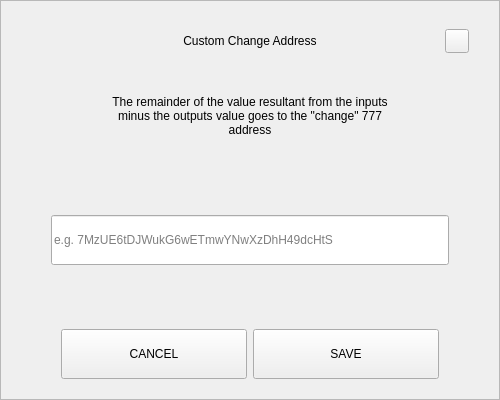
<?xml version="1.0" encoding="UTF-8"?>
<ui version="4.0">
 <class>SendChangeAddressDialog</class>
 <widget class="QDialog" name="SendChangeAddressDialog">
  <property name="geometry">
   <rect>
    <x>0</x>
    <y>0</y>
    <width>500</width>
    <height>400</height>
   </rect>
  </property>
  <property name="windowTitle">
   <string>Dialog</string>
  </property>
  <layout class="QVBoxLayout" name="verticalLayout">
   <property name="spacing">
    <number>0</number>
   </property>
   <property name="leftMargin">
    <number>0</number>
   </property>
   <property name="topMargin">
    <number>0</number>
   </property>
   <property name="rightMargin">
    <number>0</number>
   </property>
   <property name="bottomMargin">
    <number>0</number>
   </property>
   <item>
    <widget class="QFrame" name="frame">
     <property name="styleSheet">
      <string notr="true"/>
     </property>
     <property name="frameShape">
      <enum>QFrame::StyledPanel</enum>
     </property>
     <property name="frameShadow">
      <enum>QFrame::Raised</enum>
     </property>
     <layout class="QVBoxLayout" name="verticalLayout_2" stretch="0,0,0,0,0,0,0">
      <property name="spacing">
       <number>0</number>
      </property>
      <property name="leftMargin">
       <number>30</number>
      </property>
      <property name="topMargin">
       <number>20</number>
      </property>
      <property name="rightMargin">
       <number>30</number>
      </property>
      <property name="bottomMargin">
       <number>20</number>
      </property>
      <item>
       <layout class="QHBoxLayout" name="horizontalLayout_3">
        <property name="spacing">
         <number>0</number>
        </property>
        <item>
         <spacer name="horizontalSpacer_2">
          <property name="orientation">
           <enum>Qt::Horizontal</enum>
          </property>
          <property name="sizeHint" stdset="0">
           <size>
            <width>40</width>
            <height>20</height>
           </size>
          </property>
         </spacer>
        </item>
        <item>
         <widget class="QLabel" name="labelTitle">
          <property name="minimumSize">
           <size>
            <width>0</width>
            <height>40</height>
           </size>
          </property>
          <property name="maximumSize">
           <size>
            <width>16777215</width>
            <height>40</height>
           </size>
          </property>
          <property name="styleSheet">
           <string notr="true">padding-left:24px;</string>
          </property>
          <property name="text">
           <string>Custom Change Address</string>
          </property>
          <property name="alignment">
           <set>Qt::AlignCenter</set>
          </property>
          <property name="margin">
           <number>7</number>
          </property>
         </widget>
        </item>
        <item>
         <spacer name="horizontalSpacer">
          <property name="orientation">
           <enum>Qt::Horizontal</enum>
          </property>
          <property name="sizeHint" stdset="0">
           <size>
            <width>40</width>
            <height>20</height>
           </size>
          </property>
         </spacer>
        </item>
        <item>
         <widget class="QPushButton" name="btnEsc">
          <property name="minimumSize">
           <size>
            <width>24</width>
            <height>24</height>
           </size>
          </property>
          <property name="maximumSize">
           <size>
            <width>24</width>
            <height>24</height>
           </size>
          </property>
          <property name="focusPolicy">
           <enum>Qt::NoFocus</enum>
          </property>
          <property name="text">
           <string/>
          </property>
         </widget>
        </item>
       </layout>
      </item>
      <item>
       <spacer name="verticalSpacer_2">
        <property name="orientation">
         <enum>Qt::Vertical</enum>
        </property>
        <property name="sizeType">
         <enum>QSizePolicy::Fixed</enum>
        </property>
        <property name="sizeHint" stdset="0">
         <size>
          <width>20</width>
          <height>20</height>
         </size>
        </property>
       </spacer>
      </item>
      <item alignment="Qt::AlignHCenter">
       <widget class="QLabel" name="labelMessage">
        <property name="minimumSize">
         <size>
          <width>0</width>
          <height>70</height>
         </size>
        </property>
        <property name="text">
         <string>The remainder of the value resultant from the inputs minus the outputs value goes to the &quot;change&quot; 777 address</string>
        </property>
        <property name="alignment">
         <set>Qt::AlignCenter</set>
        </property>
        <property name="wordWrap">
         <bool>true</bool>
        </property>
       </widget>
      </item>
      <item>
       <spacer name="verticalSpacer_3">
        <property name="orientation">
         <enum>Qt::Vertical</enum>
        </property>
        <property name="sizeHint" stdset="0">
         <size>
          <width>20</width>
          <height>40</height>
         </size>
        </property>
       </spacer>
      </item>
      <item>
       <layout class="QHBoxLayout" name="horizontalLayout_2">
        <property name="spacing">
         <number>0</number>
        </property>
        <property name="leftMargin">
         <number>20</number>
        </property>
        <property name="rightMargin">
         <number>20</number>
        </property>
        <item>
         <widget class="QLineEdit" name="lineEditAddress">
          <property name="minimumSize">
           <size>
            <width>0</width>
            <height>50</height>
           </size>
          </property>
          <property name="placeholderText">
           <string notr="true">e.g. 7MzUE6tDJWukG6wETmwYNwXzDhH49dcHtS</string>
          </property>
         </widget>
        </item>
       </layout>
      </item>
      <item>
       <spacer name="verticalSpacer">
        <property name="orientation">
         <enum>Qt::Vertical</enum>
        </property>
        <property name="sizeHint" stdset="0">
         <size>
          <width>20</width>
          <height>40</height>
         </size>
        </property>
       </spacer>
      </item>
      <item>
       <layout class="QHBoxLayout" name="horizontalLayout" stretch="2,2">
        <property name="spacing">
         <number>6</number>
        </property>
        <property name="leftMargin">
         <number>30</number>
        </property>
        <property name="rightMargin">
         <number>30</number>
        </property>
        <item>
         <widget class="QPushButton" name="btnCancel">
          <property name="minimumSize">
           <size>
            <width>180</width>
            <height>50</height>
           </size>
          </property>
          <property name="focusPolicy">
           <enum>Qt::NoFocus</enum>
          </property>
          <property name="text">
           <string>CANCEL</string>
          </property>
         </widget>
        </item>
        <item>
         <widget class="QPushButton" name="btnSave">
          <property name="minimumSize">
           <size>
            <width>180</width>
            <height>50</height>
           </size>
          </property>
          <property name="focusPolicy">
           <enum>Qt::NoFocus</enum>
          </property>
          <property name="text">
           <string>SAVE</string>
          </property>
         </widget>
        </item>
       </layout>
      </item>
     </layout>
    </widget>
   </item>
  </layout>
 </widget>
 <resources/>
 <connections/>
</ui>
